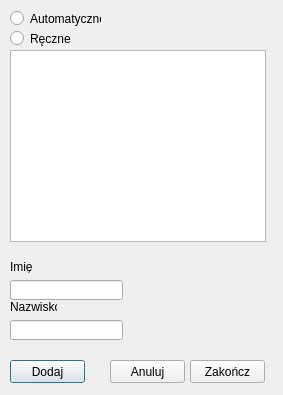
<?xml version="1.0" encoding="UTF-8"?>
<ui version="4.0">
 <class>Add_presence_dialog</class>
 <widget class="QDialog" name="Add_presence_dialog">
  <property name="geometry">
   <rect>
    <x>0</x>
    <y>0</y>
    <width>283</width>
    <height>395</height>
   </rect>
  </property>
  <property name="windowTitle">
   <string>Dialog</string>
  </property>
  <widget class="QRadioButton" name="Automatic_RB">
   <property name="geometry">
    <rect>
     <x>10</x>
     <y>10</y>
     <width>91</width>
     <height>17</height>
    </rect>
   </property>
   <property name="text">
    <string>Automatyczne</string>
   </property>
  </widget>
  <widget class="QRadioButton" name="Manual_RB">
   <property name="geometry">
    <rect>
     <x>10</x>
     <y>30</y>
     <width>91</width>
     <height>17</height>
    </rect>
   </property>
   <property name="text">
    <string>Ręczne</string>
   </property>
  </widget>
  <widget class="QLineEdit" name="Name_LE">
   <property name="geometry">
    <rect>
     <x>10</x>
     <y>280</y>
     <width>113</width>
     <height>20</height>
    </rect>
   </property>
  </widget>
  <widget class="QLineEdit" name="Surname_LE">
   <property name="geometry">
    <rect>
     <x>10</x>
     <y>320</y>
     <width>113</width>
     <height>20</height>
    </rect>
   </property>
  </widget>
  <widget class="QPushButton" name="Add_Presence_PB">
   <property name="geometry">
    <rect>
     <x>10</x>
     <y>360</y>
     <width>75</width>
     <height>23</height>
    </rect>
   </property>
   <property name="text">
    <string>Dodaj</string>
   </property>
  </widget>
  <widget class="QLabel" name="label">
   <property name="geometry">
    <rect>
     <x>10</x>
     <y>260</y>
     <width>47</width>
     <height>13</height>
    </rect>
   </property>
   <property name="text">
    <string>Imię</string>
   </property>
  </widget>
  <widget class="QLabel" name="label_2">
   <property name="geometry">
    <rect>
     <x>10</x>
     <y>300</y>
     <width>47</width>
     <height>13</height>
    </rect>
   </property>
   <property name="text">
    <string>Nazwisko</string>
   </property>
  </widget>
  <widget class="QPushButton" name="End_PB">
   <property name="geometry">
    <rect>
     <x>190</x>
     <y>360</y>
     <width>75</width>
     <height>23</height>
    </rect>
   </property>
   <property name="text">
    <string>Zakończ</string>
   </property>
  </widget>
  <widget class="QPushButton" name="Cancel_PB">
   <property name="geometry">
    <rect>
     <x>110</x>
     <y>360</y>
     <width>75</width>
     <height>23</height>
    </rect>
   </property>
   <property name="text">
    <string>Anuluj</string>
   </property>
  </widget>
  <widget class="QTableWidget" name="Participants_TV">
   <property name="geometry">
    <rect>
     <x>10</x>
     <y>50</y>
     <width>256</width>
     <height>192</height>
    </rect>
   </property>
  </widget>
 </widget>
 <resources/>
 <connections/>
</ui>
